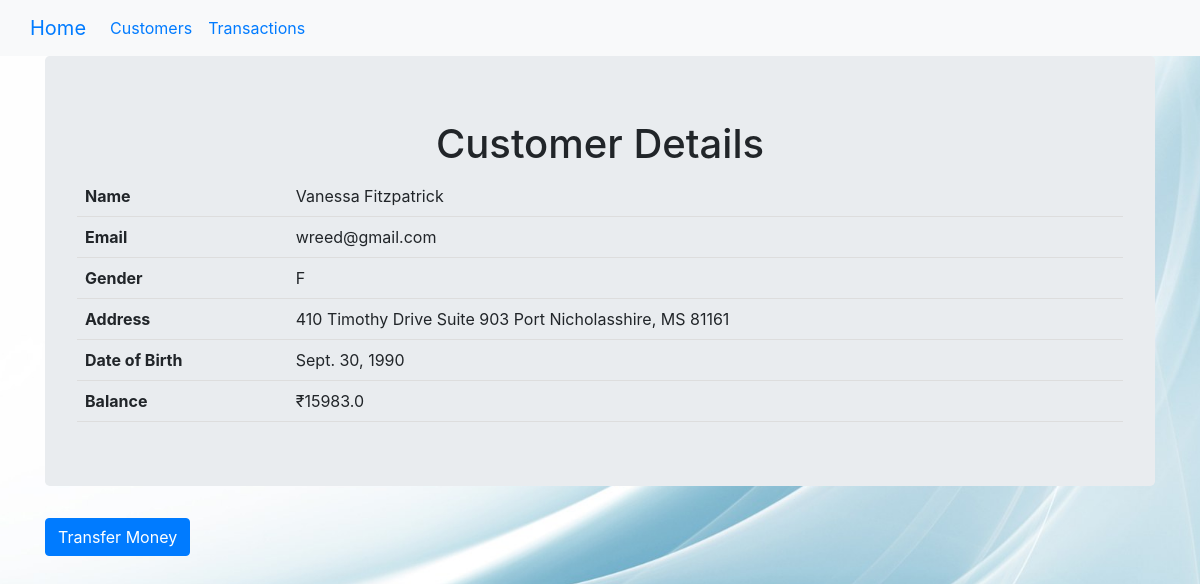
Before: /users/6/ with the older database file.
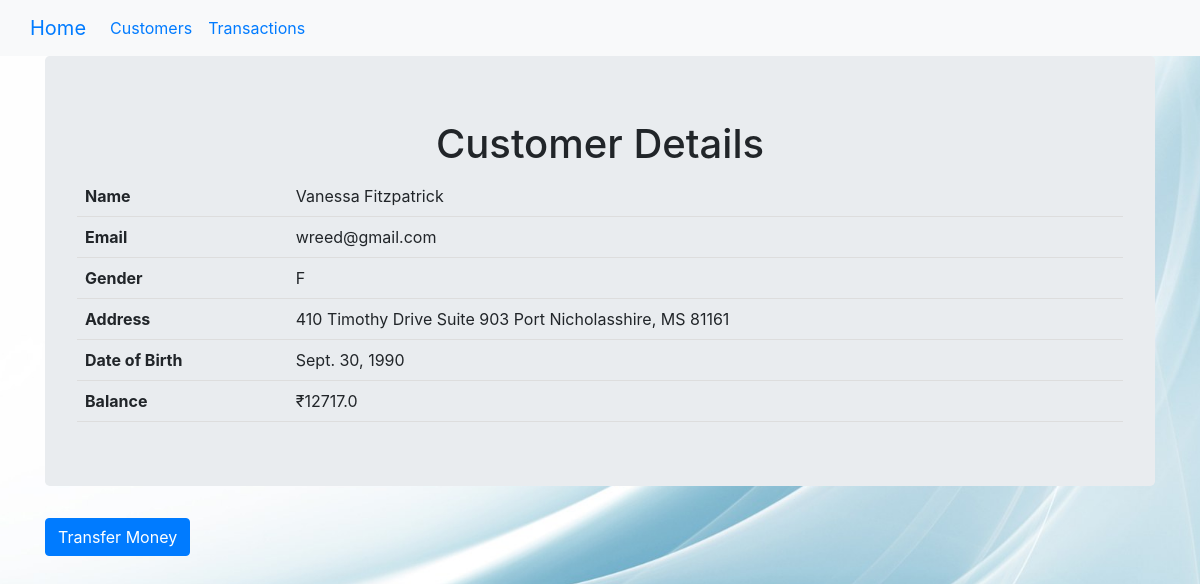
After: the same page with the newer database file.
### Users/models.py (models this page shows, shortened)
class Users(models.Model):
    name = models.CharField(max_length=128)
    email = models.EmailField(max_length=128, unique=True)
    gender = models.CharField(max_length=1)
    address = models.CharField(max_length=256)
    date_of_birth = models.DateField(max_length=128)
    balance = models.FloatField()

### Users/views.py (the view)
# urls.py: path('<int:pk>/',views.UserDetailView.as_view(),name='detail'),
class UserDetailView(DetailView):
    context_object_name = 'user_detail'
    model = models.Users
    template_name = 'Users/user_detail.html'

### Users/templates/Users/user_detail.html
{% extends 'base.html' %}
{% block body_block %}
    <div class="jumbotron">
        <h1 class="d-flex justify-content-center">Customer Details</h1>
        <table>
            <tr>
                <th>Name</th>
                <td>{{ user_detail.name }}</td>
            </tr>
            <tr>
                <th>Email</th>
                <td>{{ user_detail.email }}</td>
            </tr>
            <tr>
                <th>Gender</th>
                <td>{{ user_detail.gender }}</td>
            </tr>
            <tr>
                <th>Address</th>
                <td>{{ user_detail.address }}</td>
            </tr>
            <tr>
                <th>Date of Birth</th>
                <td>{{ user_detail.date_of_birth }}</td>
            </tr>
            <tr>
                <th>Balance</th>
                <td>&#x20B9;{{ user_detail.balance }}</td>
            </tr>
        </table>
    </div>
    <p><a class="btn btn-primary" href="{% url 'users:transfer' pk=user_detail.pk%}">Transfer Money</a></p>
{% endblock %}

### templates/base.html (shortened to what this page needs)
<!DOCTYPE html>
{% load static %}
<html lang="en">
<head>
    <link rel="stylesheet" href="{% static 'css/styles.css' %}">
    <link rel="stylesheet" href="https://stackpath.bootstrapcdn.com/bootstrap/4.5.2/css/bootstrap.min.css">
</head>
<body>
    <nav class="navbar navbar-expand navbar-primary bg-light">
        <div class="container">
            <a class="navbar-brand" href="{% url 'index' %}">Home</a>
            <ul class="navbar-nav mr-auto">
                <li class="nav-item">
                    <a class="nav-link" href="{% url 'users:list' %}">Customers</a>
                </li>
                <li class="nav-item">
                    <a class="nav-link" href="{% url 'users:transaction' %}">Transactions</a>
                </li>
            </ul>
        </div>
    </nav>
    <div class="container">
        {% block body_block %}
        {% endblock %}
    </div>
</body>
</html>

### static/css/styles.css (style rules this page uses)
body { background: url('../images/background.jpg') no-repeat center center fixed; background-size: cover; }
table { border-collapse: collapse; width: 100%; }
th, td { padding: 8px; text-align: left; border-bottom: 1px solid #ddd; }

Changed rows visible on the page:
changed Users "Vanessa Fitzpatrick": balance "15983.0" → "12717.0"
